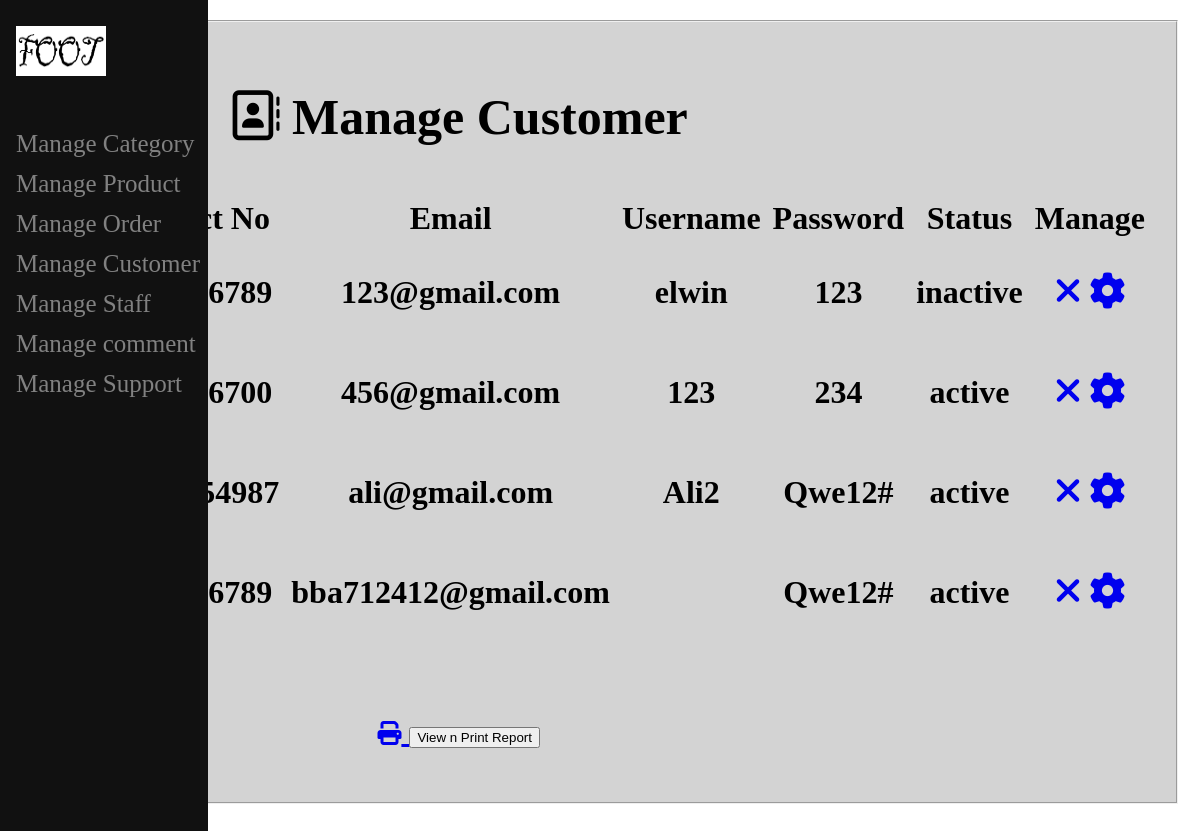
Page /test.php on the committed database.
### tables this page shows
CREATE TABLE `user` (
  `user_id` int(100) NOT NULL,
  `full_name` varchar(50) NOT NULL,
  `contact_no` varchar(14) NOT NULL,
  `email_address` varchar(30) NOT NULL,
  `username` varchar(30) NOT NULL,
  `userpassword` varchar(30) NOT NULL,
  `confirm_password` varchar(30) NOT NULL,
  `image` varchar(100) NOT NULL,
  `status` varchar(10) NOT NULL
);

### test.php (the view, shortened to what this page needs)
<?php
    include 'conn.php';
?>
<!DOCTYPE html>
<html lang="en">
<head>
</head>
<body>
<div class="side">
<div class="sidenav">
        <a href="admindashboard.php"><img src="image/foot.png" alt="Shop Logo" width="10px" height="10px"></a><br><br>
        <a href="#">Manage Category</a>
        <a href="admin_product.php">Manage Product</a>
        <a href="admin_history.php">Manage Order</a>
        <a href="adminhomepage.php">Manage Customer</a>
        <a href="#">Manage Staff </a>
        <a href="managecomment.php">Manage comment </a>
        <a href="managecontactus.php">Manage Support</a>
</div>
</div>
<div class="main">
<div class="middle">
    <fieldset>
    <?php
        $sql = "select * from user";
        $result = mysqli_query($conn,$sql);
        ?>
      <h1><i class="fa fa-address-book-o" style="font-size:50px"></i><b style="font-size: 50px;"> Manage Customer</b></h1>
      <table border="0px">
        <tr>
          <th>Name</th>
          <th>Contact No</th>
          <th>Email</th>
          <th>Username</th>
          <th>Password</th>
          <th>Status</th>
          <th>Manage</th>
        </tr>
        <?php
        while($row = mysqli_fetch_array($result))
        {
            ?>
        <tr>
          <th><?php echo $row["full_name"];	?></th>
          <th><?php echo $row["contact_no"];?></th>
          <th><?php echo $row["email_address"];?></th>
          <th><?php echo $row["username"];?></th>
          <th><?php echo $row["userpassword"];?></th>
          <th><?php echo $row["status"];?></th>
          <th><a href="deletemanageuser.php?user_id=<?php echo $row['user_id']; ?>"><i class="fa fa-close" style="font-size:36px"></i></a>
            <a href="editmanageuser.php?email=<?php echo $row['email_address'];?>" alt="update"><i class="fa fa-cog" style="font-size:36px"></i></a>
            </th>
        </tr>
            <?php
        }
		?>
      </table>
<p>
        <br>
      <span class="left" ><a href="reportuser.php" alt="insert"> <i class='fas fa-print' style='font-size:24px'></i> <input type="button" value="View n Print Report"></span></p>
    </fieldset>
  </div>
</div>
</body>
</html>

### test.php (style rules this page uses)
.sidenav { height: 100%; flex: 30%; position: fixed; z-index: 1; top: 0; left: 0; background-color: #111; overflow-x: hidden; padding-top: 20px; }
.main { flex: 0 0 70%; background-color: white; padding: 20px; height: 100%; float: right; text-align: center; position: absolute; top: 0; right: 0; font-size: 2em; }
.sidenav a { padding: 6px 8px 6px 16px; text-decoration: none; font-size: 25px; color: #818181; display: block; }
.sidenav img { height: 50px; width: 90px; }
th { padding: 5px; }
fieldset { background-color: lightgrey; }

### rows in the picture
user: email_address "123@gmail.com", username "elwin", userpassword "123", status "inactive"
user: email_address "456@gmail.com", username "123", userpassword "234", status "active"
user: email_address "ali@gmail.com", username "Ali2", userpassword "Qwe12#", status "active"
user: email_address "bba712412@gmail.com", userpassword "Qwe12#", status "active"
